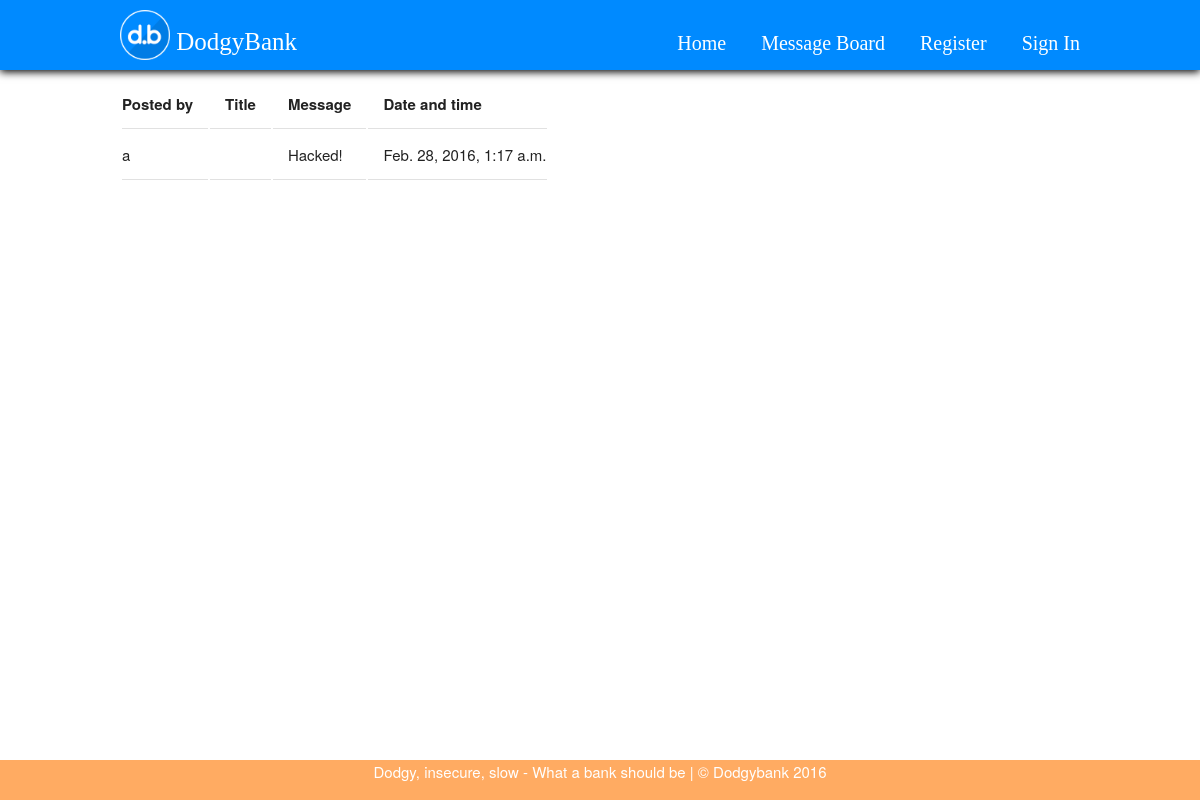
Before: /messages/ with the older database file.
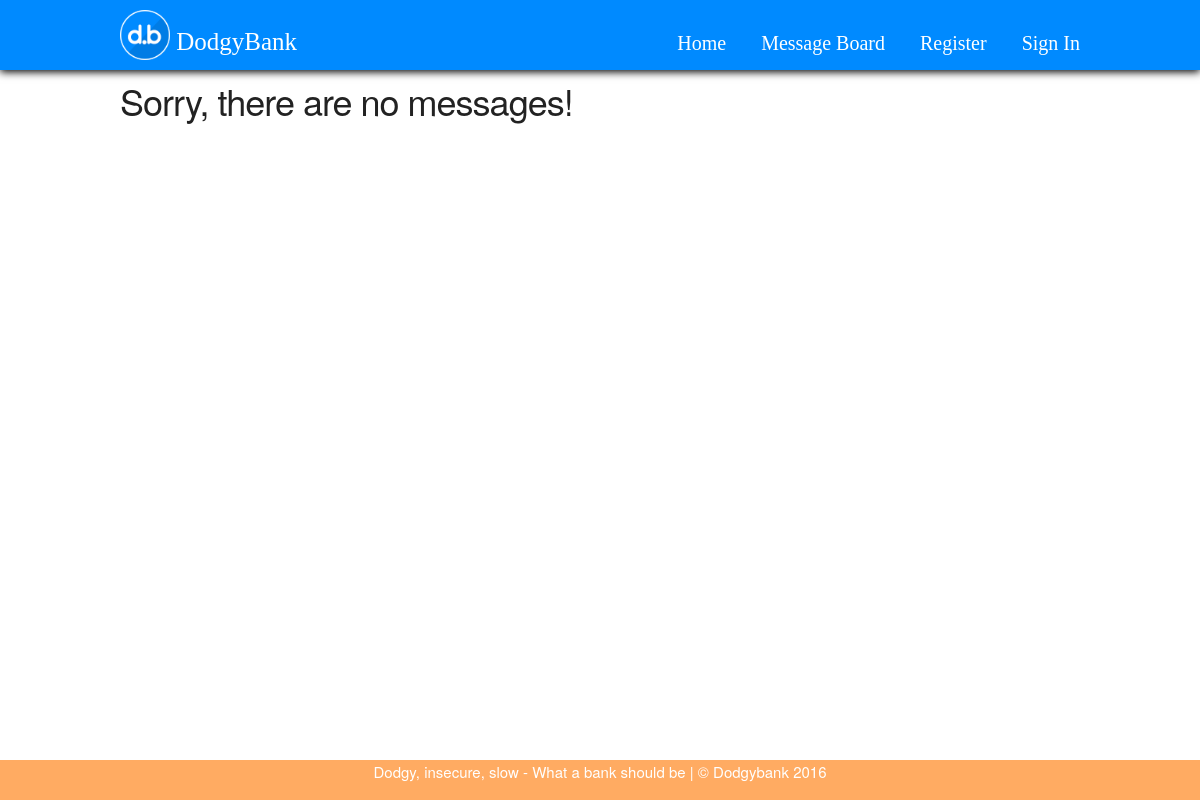
After: the same page with the newer database file.
### Citadel/models.py (models this page shows, shortened)
class NewsMessage(models.Model):
    poster = models.ForeignKey(User)
    title = models.CharField(max_length=45, unique=False)
    message = models.CharField(max_length=2048, unique=False)
    time = models.DateTimeField(auto_now=True)

### Citadel/views.py (the view)
# urls.py: url(r'^messages/', messageView),
def messageView(request):
    news = NewsMessage.objects.order_by('-time')
    for new in news:
        new.title = removeCharactersMessage(new.title)
        new.message = removeCharactersMessage(new.message)
    return render(request, 'citadel/messagesView.html', {"messages":news, "is_logged_in":request.user.is_authenticated()})

### Citadel/models.py (called while the page is built)
def removeCharactersMessage(string):
    return sub(regex_expr_message, "", string)

### templates/citadel/messagesView.html (shortened to what this page needs)
{% extends "base.html" %}
{% load staticfiles %}
{% block bodyblock %}
    <div class="container content">
        {% if messages %}
            <table>
                <tr>
                    <th>Posted by</th>
                    <th>Title</th>
                    <th>Message</th>
                    <th>Date and time</th>
                </tr>
                {% for message in messages %}
                <tr>
                    <td>{{ message.poster }}</td>
                    <td>{{ message.title }}</td>
                    <td>{{ message.message }}</td>
                    <td>{{ message.time }}</td>
                </tr>
                {% endfor %}
            </table>
        {% else %}
            <h3>Sorry, there are no messages!</h3>
        {% endif %}
    </div>
{% endblock %}

### templates/base.html (shortened to what this page needs)
<!DOCTYPE html>
{% load staticfiles %}
<link rel="stylesheet" type="text/css" href="{% static 'css/skeleton.css' %}">
<html lang="en">
<head>
</head>
<body>
{% block bodyblock %}{% endblock %}
<header>
	<div class="container" id="header">
		<div class="companyName">
			<a href="/">
				<img id="logo" src="/static/images/logo.png" alt="Logo">
				DodgyBank
			</a>
		</div>
		<div class="navbar">
			<ul>
				<li><a href="/">Home</a></li>
				<li><a href="/messages/">Message Board</a></li>
			{% if user.is_authenticated %}
				<li><a href="/profile">Profile</a></li>
				<li><a href="/logout">Log Out</a></li>
			{% else %}
				<li><a href="/register">Register</a></li>
				<li><a href="/login">Sign In</a></li>
			{% endif %}
			</ul>
		</div>
	</div>
</header>
<footer>
	<div class="container footer	">Dodgy, insecure, slow - What a bank should be  |  &copy; Dodgybank 2016</div>
</footer>
</body>
</html>

### static/css/skeleton.css (style rules this page uses)
.container { position: relative; width: 100%; max-width: 960px; margin: 0 auto; padding: 0 20px; box-sizing: border-box; }
.footer { text-align:center; color:white; }
@media (min-width: 400px) { .container { width: 85%; padding: 0; } }
@media (min-width: 550px) { .container { width: 80%; } }
html { font-size: 62.5%; }
header { position: fixed; font-size: 20px; font-family: QuickSand; background-color: #008aff; height: 70px; width: 100%; left: 0; top: 0; margin: auto; color: white; display: inline-block; overflow: hidden; z-index: 1; box-shadow:0px 2px 8px #000000; }
header a { color: white; text-decoration: none; }
header .companyName { font-size: 25px; }
.navbar { position: relative; top: -35px; float: right; }
ul li { display: inline-block; padding-left: 30px; }
#logo { position: relative; top: 10px; height: 50px; }
.content { position:relative; background-color: white; width: 100%; height: 500px; top: 70px; }
body { font-size: 1.5em; line-height: 1.6; font-weight: 400; font-family: "Raleway", "HelveticaNeue", "Helvetica Neue", Helvetica, Arial, sans-serif; color: #222; }
footer { background:#ffab62; width:100%; height:40px; position:absolute; bottom:0; left:0; }
h1, h2, h3, h4, h5, h6 { margin-top: 0; margin-bottom: 2rem; font-weight: 300; }
h3 { font-size: 3.0rem; line-height: 1.3; letter-spacing: -.1rem; }
@media (min-width: 550px) { h3 { font-size: 3.6rem; } }
ul { list-style: circle inside; }
ol, ul { padding-left: 0; margin-top: 0; }
li { margin-bottom: 1rem; }
pre, blockquote, dl, figure, table, p, ul, ol, form { margin-bottom: 2.5rem; }
.container:after, .row:after, .u-cf { content: ""; display: table; clear: both; }

Changed rows visible on the page:
removed NewsMessage: poster "a", message "Hacked!", time "Feb. 28, 2016, 1:17 a.m."
Other visible differences:
text no longer shown: "Posted by Title Message Date and time"
text now shown: "Sorry, there are no messages!"
